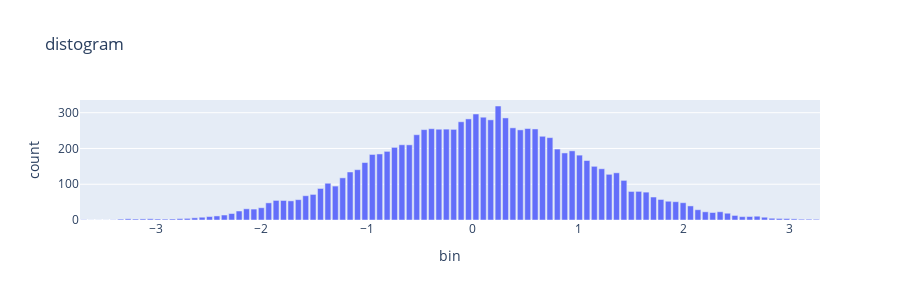
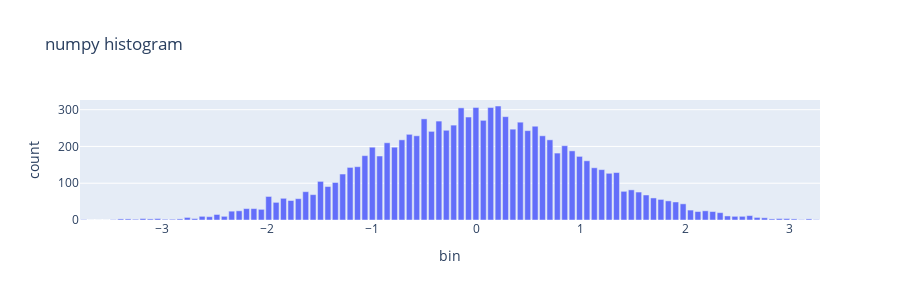

Here is the notebook cell these charts were saved with, in order:
### Code cell
distribution = np.random.normal(size=10000)
#distribution = np.random.uniform(size=10000)

# Create and feed distogram from distribution
h = distogram.Distogram(bin_count=64)
for i in distribution:
    distogram.update(h, i)


# Compute estimated histogram of the distribution 
hist = distogram.histogram(h)
df_hist = pd.DataFrame(np.array(hist), columns=["bin", "count"])
fig = px.bar(df_hist, x="bin", y="count", title="distogram")
fig.update_layout(height=300)
fig.show()

# compare with real histogram of the distribution
np_hist = np.histogram(distribution, bins=100)
df_phist = pd.DataFrame(np_hist[1][0:-1], columns=["bin"])
df_phist["count"] = np_hist[0]
fig2 = px.bar(df_phist, x="bin", y="count", title="numpy histogram")
fig2.update_layout(height=300)
fig2.show()

### Figure 1 — Plotly figure (JSON) as saved in the notebook; plotly's stock layout.template omitted (floating-point values rounded to 4 significant figures)
{"data": [{"alignmentgroup": "True", "hovertemplate": "bin=%{x}<br>count=%{y}<extra></extra>", "legendgroup": "", "marker": {"color": "#636efa"}, "name": "", "offsetgroup": "", "orientation": "v", "showlegend": false, "textposition": "auto", "type": "bar", "x": [-3.683, -3.613, -3.543, -3.473, -3.403, -3.333, -3.263, -3.193, -3.123, -3.053, -2.983, -2.912, -2.842, -2.772, -2.702, -2.632, -2.562, -2.492, -2.422, -2.352, -2.282, -2.212, -2.142, -2.072, -2.002, -1.932, -1.862, -1.791, -1.721, -1.651, -1.581, -1.511, -1.441, -1.371, -1.301, -1.231, -1.161, -1.091, -1.021, -0.9507, -0.8807, -0.8106, -0.7405, -0.6705, -0.6004, -0.5304, -0.4603, -0.3902, -0.3202, -0.2501, -0.1801, -0.11, -0.03994, 0.03012, 0.1002, 0.1702, 0.2403, 0.3104, 0.3804, 0.4505, 0.5205, 0.5906, 0.6607, 0.7307, 0.8008, 0.8709, 0.9409, 1.011, 1.081, 1.151, 1.221, 1.291, 1.361, 1.431, 1.501, 1.571, 1.642, 1.712, 1.782, 1.852, 1.922, 1.992, 2.062, 2.132, 2.202, 2.272, 2.342, 2.412, 2.482, 2.552, 2.622, 2.692, 2.763, 2.833, 2.903, 2.973, 3.043, 3.113, 3.183, 3.253], "xaxis": "x", "y": [0.7165, 0.2165, 0.2165, 0.2165, 0.5766, 2.481, 3.361, 2.722, 3.051, 3.431, 2.859, 2.549, 2.888, 3.886, 4.524, 6.137, 7.781, 9.578, 11.36, 13.93, 18.11, 25.17, 31.3, 30.53, 34.3, 47.94, 54.76, 54.6, 53.51, 56.84, 67.87, 71.55, 88.18, 102.8, 94.87, 117.9, 134.3, 140.7, 160.6, 183.3, 184.7, 191.9, 203.1, 210.4, 210.2, 238.5, 252.7, 255.3, 253.8, 254.1, 253.4, 274.6, 282.7, 296.4, 287.4, 280.1, 318.8, 285.4, 257.7, 252.0, 255.8, 254.6, 234.1, 230.3, 198.4, 187.5, 193.4, 181.4, 166.3, 150.1, 143.2, 127.8, 131.9, 110.8, 79.81, 80.0, 77.93, 64.22, 57.41, 52.47, 51.15, 48.36, 39.39, 28.74, 22.91, 20.94, 23.06, 18.93, 12.73, 9.373, 9.715, 10.59, 7.786, 4.916, 4.292, 4.023, 3.19, 2.27, 2.263, 2.014], "yaxis": "y"}], "layout": {"barmode": "relative", "height": 300, "legend": {"tracegroupgap": 0}, "title": {"text": "distogram"}, "xaxis": {"anchor": "y", "domain": [0, 1], "title": {"text": "bin"}}, "yaxis": {"anchor": "x", "domain": [0, 1], "title": {"text": "count"}}}}

### Figure 2 — Plotly figure (JSON) as saved in the notebook; plotly's stock layout.template omitted (floating-point values rounded to 4 significant figures)
{"data": [{"alignmentgroup": "True", "hovertemplate": "bin=%{x}<br>count=%{y}<extra></extra>", "legendgroup": "", "marker": {"color": "#636efa"}, "name": "", "offsetgroup": "", "orientation": "v", "showlegend": false, "textposition": "auto", "type": "bar", "x": [-3.753, -3.682, -3.612, -3.541, -3.47, -3.399, -3.329, -3.258, -3.187, -3.116, -3.046, -2.975, -2.904, -2.833, -2.763, -2.692, -2.621, -2.55, -2.479, -2.409, -2.338, -2.267, -2.196, -2.126, -2.055, -1.984, -1.913, -1.843, -1.772, -1.701, -1.63, -1.56, -1.489, -1.418, -1.347, -1.277, -1.206, -1.135, -1.064, -0.9935, -0.9227, -0.8519, -0.7812, -0.7104, -0.6397, -0.5689, -0.4981, -0.4274, -0.3566, -0.2859, -0.2151, -0.1443, -0.07357, -0.002808, 0.06795, 0.1387, 0.2095, 0.2802, 0.351, 0.4218, 0.4925, 0.5633, 0.634, 0.7048, 0.7756, 0.8463, 0.9171, 0.9879, 1.059, 1.129, 1.2, 1.271, 1.342, 1.412, 1.483, 1.554, 1.625, 1.695, 1.766, 1.837, 1.908, 1.979, 2.049, 2.12, 2.191, 2.262, 2.332, 2.403, 2.474, 2.545, 2.615, 2.686, 2.757, 2.828, 2.898, 2.969, 3.04, 3.111, 3.181, 3.252], "xaxis": "x", "y": [1, 0, 0, 0, 1, 3, 3, 2, 4, 3, 4, 2, 2, 3, 7, 4, 10, 9, 15, 10, 24, 25, 31, 31, 29, 64, 48, 59, 53, 58, 77, 69, 105, 91, 102, 125, 143, 145, 175, 198, 174, 210, 198, 218, 233, 229, 275, 241, 269, 244, 258, 305, 280, 306, 271, 306, 310, 281, 247, 266, 243, 255, 229, 218, 182, 202, 188, 173, 161, 142, 137, 127, 129, 78, 82, 76, 68, 60, 56, 52, 49, 44, 27, 23, 25, 23, 20, 11, 10, 10, 12, 7, 6, 3, 4, 4, 3, 1, 3, 1], "yaxis": "y"}], "layout": {"barmode": "relative", "height": 300, "legend": {"tracegroupgap": 0}, "title": {"text": "numpy histogram"}, "xaxis": {"anchor": "y", "domain": [0, 1], "title": {"text": "bin"}}, "yaxis": {"anchor": "x", "domain": [0, 1], "title": {"text": "count"}}}}
